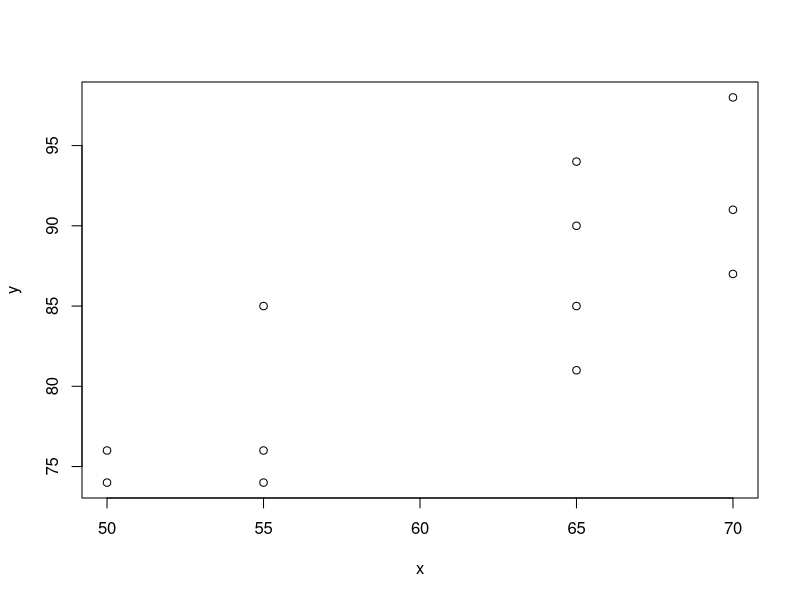

This figure's R source:
# Question data followed by the completed answer.
x <- c(
  65, 50, 55, 65, 55, 70, 65, 70,
  65, 70, 50, 55
)
y <- c(
  85, 74, 76, 90, 85, 87, 94, 98,
  81, 91, 76, 74
)

plot(x, y)

model <- lm(
  y ~ x
)

summary(model)
